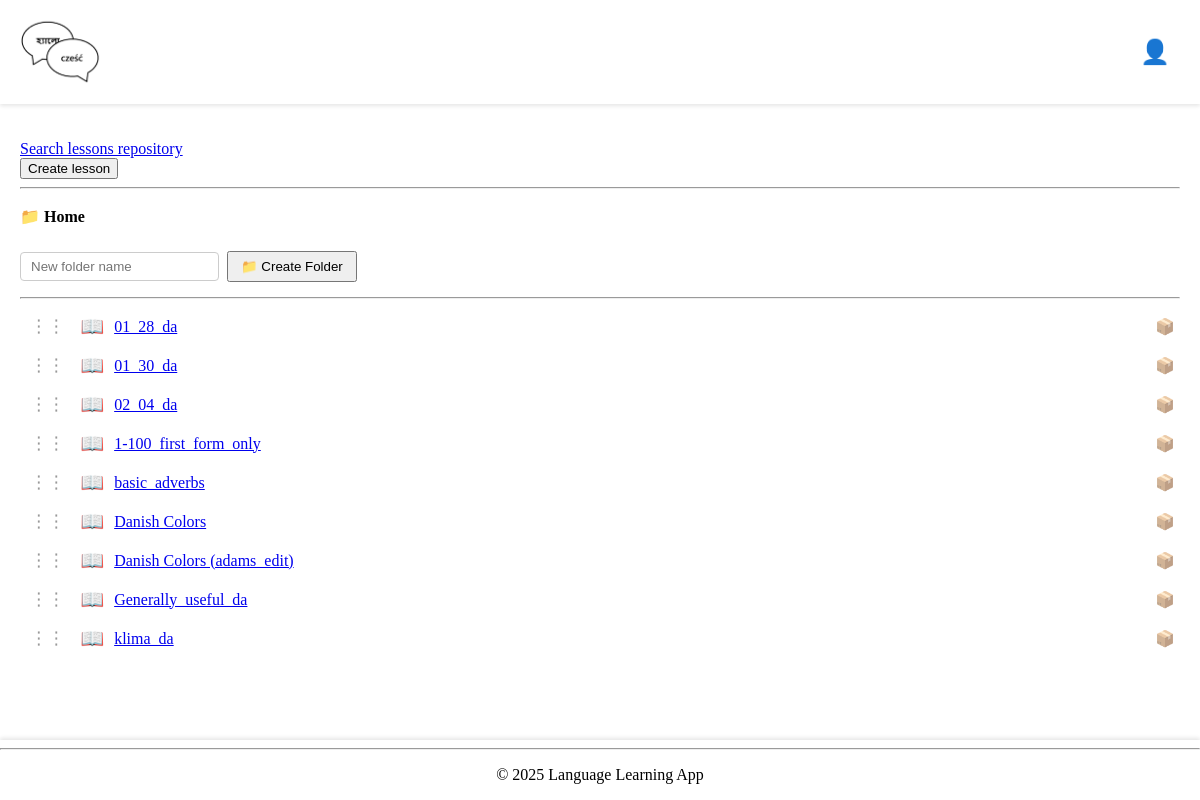
Before: /my-lessons/6/ (signed in) with the older database file.
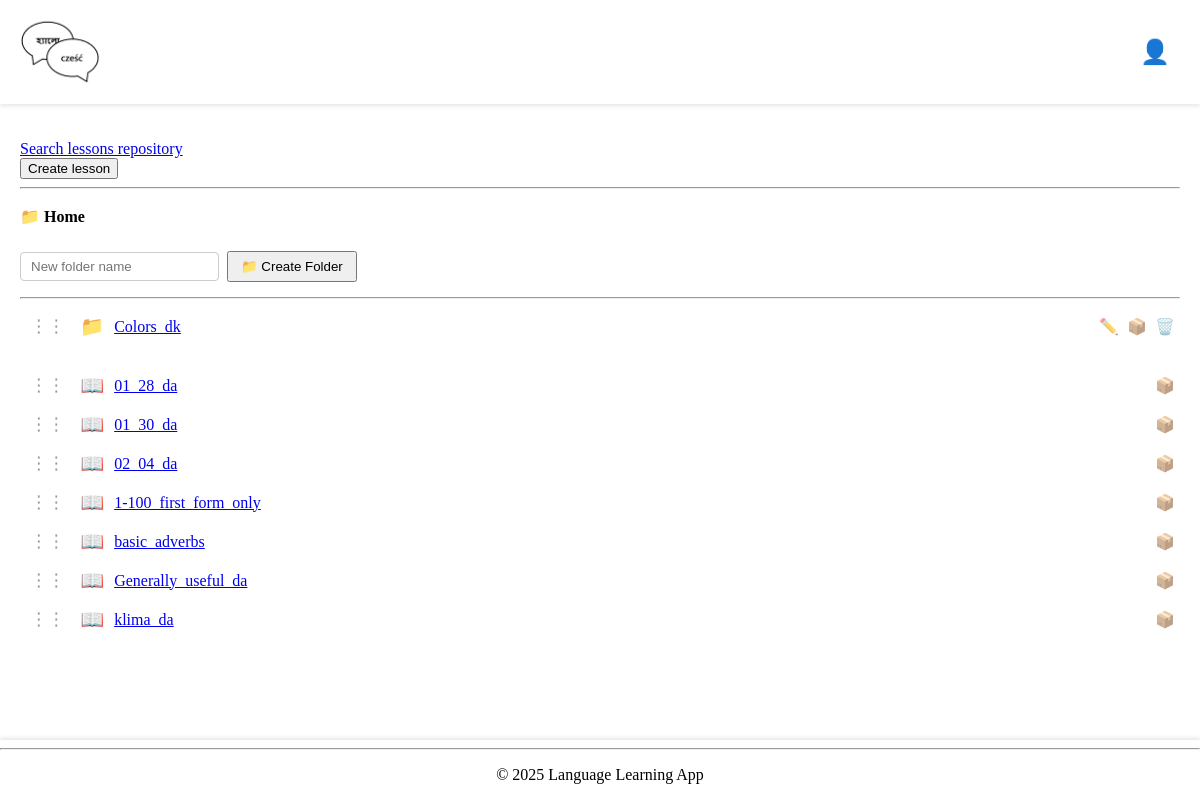
After: the same page with the newer database file.
### base/models.py (models this page shows, shortened)
class UserDirectory(models.Model):
    name = models.CharField(max_length=255)
    user = models.ForeignKey(
        User, on_delete=models.CASCADE, related_name="directories"
    )
    parent_directory = models.ForeignKey(
        "self",
        null=True,
        blank=True,
        on_delete=models.CASCADE,
        related_name="subdirectories",
    )
    is_root = models.BooleanField(default=False)
    created = models.DateTimeField(auto_now_add=True)
    updated = models.DateTimeField(auto_now=True)
    class Meta:
        ordering = ["name"]
        unique_together = ("user", "parent_directory", "name")
    def get_path(self):
        path = []
        current = self
        visited = set()
        while current is not None:
            if current.id in visited:
                break
            visited.add(current.id)
            path.insert(0, current)
            current = current.parent_directory
        return path
    @classmethod
    def get_or_create_root_directory(cls, user):
        root_dir, created = cls.objects.get_or_create(
            user=user,
            is_root=True,
            defaults={"name": "Home", "parent_directory": None}
        )
        return root_dir

class UserLesson(models.Model):
    user = models.ForeignKey(User, on_delete=models.CASCADE)
    lesson = models.ForeignKey(Lesson, on_delete=models.CASCADE)
    directory = models.ForeignKey(
        "UserDirectory",
        on_delete=models.SET_NULL,
        null=True,
        blank=True,
        related_name="lessons",
    )
    target_progress = models.PositiveIntegerField(
        default=3, validators=[MinValueValidator(1)]
    )
    practice_window = models.PositiveIntegerField(
        default=10, validators=[MinValueValidator(1)]
    )
    allowed_error_margin = models.PositiveIntegerField(
        default=0, validators=[MinValueValidator(0)]
    )
    class Meta:
        unique_together = ("user", "lesson")

class Lesson(models.Model):
    title = models.CharField(max_length=255)
    description = models.TextField(
        blank=True, help_text="Brief description of the lesson."
    )
    prompt_language = models.ForeignKey(
        Language, on_delete=models.CASCADE, related_name="prompt_lessons"
    )
    translation_language = models.ForeignKey(
        Language, on_delete=models.CASCADE, related_name="translation_lessons"
    )
    author = models.ForeignKey(
        User,
        on_delete=models.CASCADE,
        related_name="authored_lessons",
    )
    changes_log = models.TextField(
        blank=True, help_text="Log of changes made to this lesson."
    )
    access_type = models.ForeignKey(AccessType, on_delete=models.PROTECT, default=1)
    original_lesson = models.ForeignKey(
        "self", null=True, blank=True, on_delete=models.SET_NULL
    )
    updated = models.DateTimeField(auto_now=True)
    created = models.DateTimeField(auto_now_add=True)

### base/views.py (the view, shortened to what this page needs)
# urls.py: path("my-lessons/<str:pk>/", views.myLessons, name="my-lessons"),
@login_required(login_url="login")
def myLessons(request, pk, directory_id=None):
    user = get_object_or_404(User, id=pk)
    if request.user.id != user.id and not request.user.is_superuser:
        return HttpResponse("You are not allowed here!", status=403)
    root_directory = UserDirectory.get_or_create_root_directory(user)
    if directory_id:
        current_directory = get_object_or_404(UserDirectory, id=directory_id, user=user)
    else:
        current_directory = root_directory
    subdirectories = UserDirectory.objects.filter(
        user=user, parent_directory=current_directory
    ).order_by(Lower("name"))
    user_lessons = UserLesson.objects.filter(
        user=user, directory=current_directory
    ).select_related(
        "lesson", "lesson__prompt_language", "lesson__translation_language"
    ).order_by(Lower("lesson__title"))
    orphan_lessons = UserLesson.objects.filter(
        user=user, directory__isnull=True
    )
    breadcrumb_path = current_directory.get_path()
    request.session['current_directory_id'] = current_directory.id
    directory_form = UserDirectoryForm(user=user, parent_directory=current_directory)
    context = {
        "user": user,
        "my_lessons": user_lessons,
        "subdirectories": subdirectories,
        "current_directory": current_directory,
        "breadcrumb_path": breadcrumb_path,
        "root_directory": root_directory,
        "directory_form": directory_form,
    }
    return render(request, "base/my_lessons.html", context)

### base/forms.py (shortened to what this page needs)
class UserDirectoryForm(forms.ModelForm):
    class Meta:
        model = UserDirectory
        fields = ["name"]
        widgets = {
            "name": forms.TextInput(attrs={"autofocus": "autofocus", "placeholder": "Folder name"}),
        }
    def __init__(self, *args, user=None, parent_directory=None, **kwargs):
        super().__init__(*args, **kwargs)
        self.user = user
        self.parent_directory = parent_directory

### base/templates/base/my_lessons.html (shortened to what this page needs)
{% extends "main.html" %}
{% block content %}
<a href="{% url 'lessons-repository' %}">Search lessons repository</a>
<br>
<a href="{% url 'create-lesson' %}">
    <button type="button">Create lesson</button>
</a>
<hr>
<nav class="breadcrumb-nav">
    <span>📁 </span>
    {% for dir in breadcrumb_path %}
        {% if forloop.last %}
            <strong>{{ dir.name }}</strong>
        {% endif %}
    {% endfor %}
</nav>
<div class="create-directory-form">
    <form method="POST" action="{% url 'create-directory' current_directory.id %}" style="display: inline-flex; gap: 8px; align-items: center;">
        <input type="text" name="name" placeholder="New folder name" required maxlength="255">
        <button type="submit">📁 Create Folder</button>
    </form>
</div>
<hr>
<div class="my-lessons-container">
    {% if subdirectories %}
    <div class="directories-list">
        {% for subdir in subdirectories %}
            <div class="directory-item droppable"
                 draggable="true"
                 data-type="directory"
                 data-id="{{ subdir.id }}"
                 data-target-id="{{ subdir.id }}">
                <span class="drag-handle">⋮⋮</span>
                <span class="directory-icon">📁</span>
                <a href="{% url 'my-lessons-directory' user.id subdir.id %}" class="directory-link">{{ subdir.name }}</a>
                <span class="directory-actions">
                    <a href="{% url 'rename-directory' subdir.id %}" title="Rename">✏️</a>
                    <a href="{% url 'move-directory' subdir.id %}" title="Move">📦</a>
                    <a href="{% url 'delete-directory' subdir.id %}" title="Delete">🗑️</a>
                </span>
            </div>
        {% endfor %}
    </div>
    {% endif %}
    <div class="lessons-list">
        {% if my_lessons %}
        {% for my_lesson in my_lessons %}
            <div class="lesson-item draggable"
                 draggable="true"
                 data-type="lesson"
                 data-id="{{ my_lesson.id }}">
                <span class="drag-handle">⋮⋮</span>
                <span class="lesson-icon">📖</span>
                <a href="{% url 'my-lesson-details' my_lesson.id %}">{{ my_lesson.lesson.title }}</a>
                <span class="lesson-actions">
                    <a href="{% url 'move-lesson' my_lesson.id %}" title="Move to folder">📦</a>
                </span>
            </div>
        {% endfor %}
        {% else %}
            {% if not subdirectories %}
            <p>No lessons or folders in this directory.</p>
            {% endif %}
        {% endif %}
    </div>
</div>
{% endblock content %}

Changed rows visible on the page:
no longer on this page (row edited): UserLesson: lesson "Danish Colors"
no longer on this page (row edited): UserLesson: lesson "Danish Colors (adams_edit)"
added UserDirectory: name "Colors_dk"
